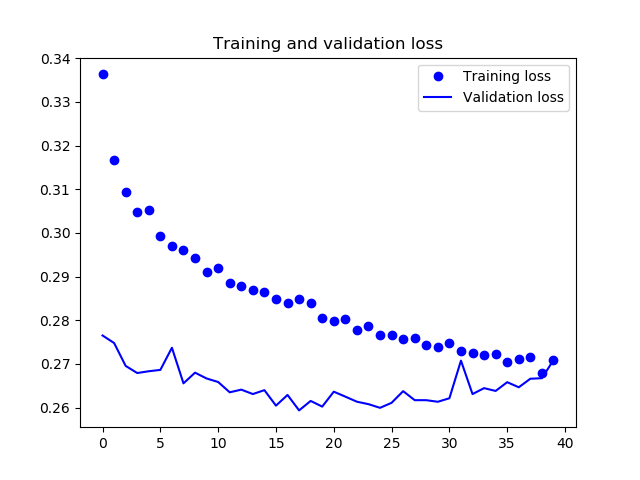

Write the Python code that produced this figure.
import keras

from climate import *


from keras.models import Sequential
from keras import layers
from keras.optimizers import RMSprop

model = Sequential()
model.add(layers.GRU(32, dropout=0.2, recurrent_dropout=0.2, input_shape=(None, float_data.shape[-1])))
model.add(layers.Dense(1))

model.compile(optimizer=RMSprop(), loss='mae')
history = model.fit_generator(train_gen,
                              steps_per_epoch=500,
                              epochs=40,
                              validation_data=val_gen,
                              validation_steps=val_steps)


loss = history.history['loss']
val_loss = history.history['val_loss']

epochs = range(len(loss))

plt.figure()

plt.plot(epochs, loss, 'bo', label='Training loss')
plt.plot(epochs, val_loss, 'b', label='Validation loss')
plt.title('Training and validation loss')
plt.legend()
plt.savefig('6.3.6_basic_gru_dropout.png')
plt.show()



